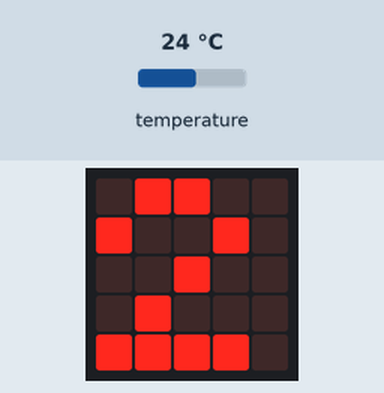
This program was run on a simulated BBC micro:bit running MicroPython. Parts: the board's 5×5 LED display. The inputs (shaded band) are chosen by the test bench; at power-on: temperature 24 °C.

Above: at 1.2 s.
1.3 s: temperature set to 19 °C
At 1.72 s:
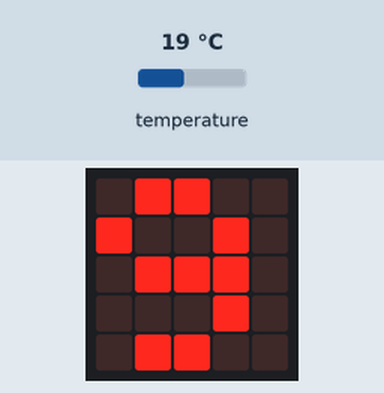
2.9 s: temperature set to 28 °C
At 4.2 s:
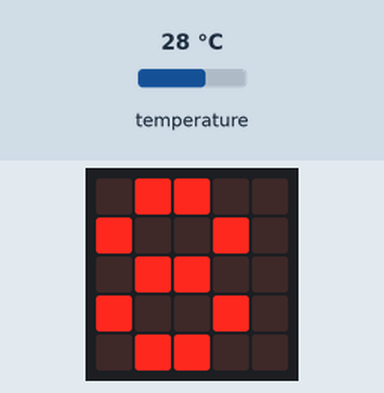
4.7 s: temperature set to 33 °C
At 5.44 s:
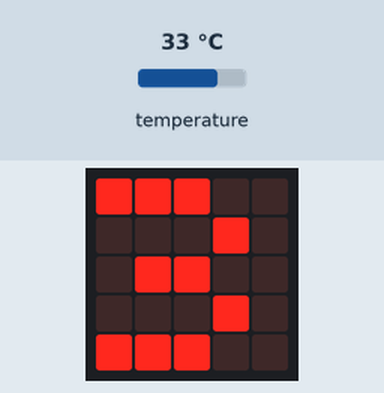
6.6 s: temperature set to 12 °C
At 7.31 s:
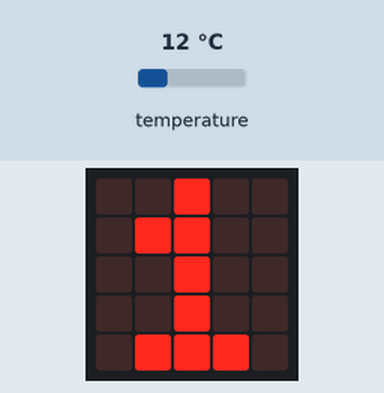
8.5 s: temperature set to 41 °C
At 9.8 s:
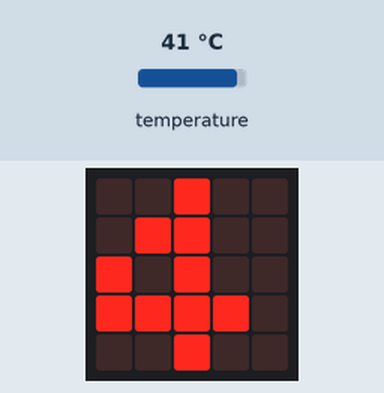

Measured:
- after the input at 1.3 s, the display: first changes at once (image 1 shows a later state)
- after the input at 2.9 s, the display: changes after 0.21 s (image 2)
- after the input at 4.7 s, the display: changes after 0.28 s (image 3)
- after the input at 6.6 s, the display: first changes after 0.24 s (image 4 shows a later state)
- after the input at 8.5 s, the display: changes after 0.21 s (image 5)
- what the display in image 1 shows lasts 0.4 s, from 1.5 s to 1.9 s

The program:

temp.py
```python
"""Temperature.

Nothing to do but to read the temperature measured by the micro:bit.
"""
from microbit import *
from utils import NUMBERS, image_from_number, zigzag


while True:
    temp = str(temperature())
    img = image_from_number(temp)
    def get_temp_to_display():
        return image_from_number(str(temperature()))
    zigzag(get_temp_to_display, 50, 300)
```

utils.py
```python
from microbit import *

NUMBERS = {
    '0': Image('09900:'
          '90090:'
          '90090:'
          '90090:'
          '09900'),
    '1': Image('00900:'
          '09900:'
          '00900:'
          '00900:'
          '09990'),
    '2': Image('09900:'
          '90090:'
          '00900:'
          '09000:'
          '99990'),
    '3': Image('99900:'
          '00090:'
          '09900:'
          '00090:'
          '99900'),
    '4': Image('00900:'
          '09900:'
          '90900:'
          '99990:'
          '00900'),
    '5': Image('99990:'
          '90000:'
          '99900:'
          '00090:'
          '99900'),
    '6': Image('09900:'
          '90000:'
          '99900:'
          '90090:'
          '09900'),
    '7': Image('99990:'
          '00090:'
          '09900:'
          '09000:'
          '90000'),
    '8': Image('09900:'
          '90090:'
          '09900:'
          '90090:'
          '09900'),
    '9': Image('09900:'
          '90090:'
          '09990:'
          '00090:'
          '09900'),
    ':': Image('00000:'
          '00900:'
          '00000:'
          '00900:'
          '00000'),
}


def image_from_number(number):
    """Return an image composed of all the digits of a number."""
    img_width = len(number) * 5
    img = Image(img_width, 5)
    for digit_pos, digit in enumerate(number):
        digit_img = NUMBERS[digit]
        for x in range(5):
            for y in range(5):
                digit_pixel = digit_img.get_pixel(x, y)
                img.set_pixel(x + (digit_pos * 5), y, digit_pixel)
    return img


def zigzag(get_value_func, delay, pause):
    """Scroll a large image left then right to display all of it."""
    img = get_value_func()
    img_width = img.width()
    # 5 less because we already display one "screen".
    pixels_to_scroll = img_width - 5
    for i in range(pixels_to_scroll + 1):
        img = get_value_func()
        display.show(img.shift_left(i))
        sleep(delay)
    sleep(pause)
    for i in range(pixels_to_scroll, -1, -1):
        img = get_value_func()
        display.show(img.shift_left(i))
        sleep(delay)
    sleep(pause)


def blink(img):
    for i in range(5):
        display.show(img)
        sleep(200)
        display.clear()
        sleep(200)
```
